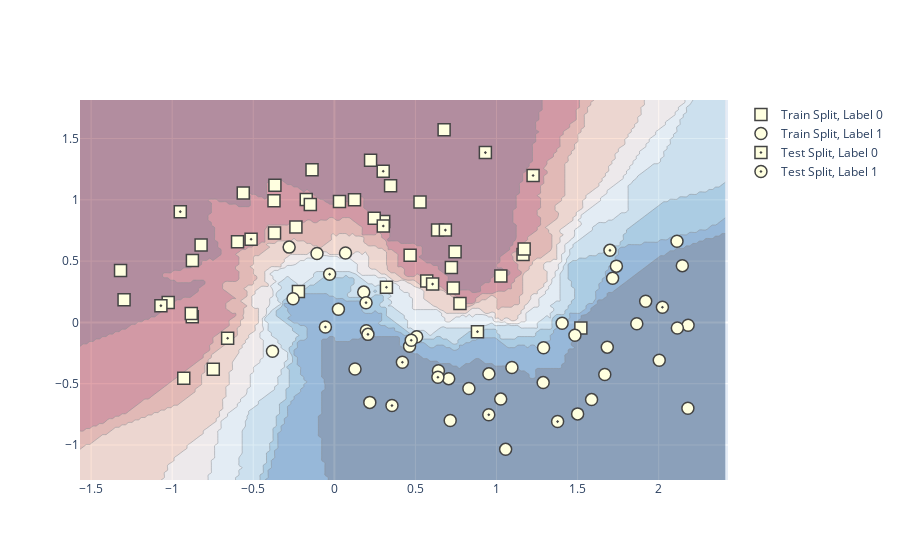

Notebook code for this chart:
### Code cell
import plotly.graph_objects as go
import numpy as np
from sklearn.datasets import make_moons
from sklearn.model_selection import train_test_split
from sklearn.neighbors import KNeighborsClassifier

mesh_size = .02
margin = 0.25

# Load and split data
X, y = make_moons(noise=0.3, random_state=0)
X_train, X_test, y_train, y_test = train_test_split(
    X, y.astype(str), test_size=0.25, random_state=0)

# Create a mesh grid on which we will run our model
x_min, x_max = X[:, 0].min() - margin, X[:, 0].max() + margin
y_min, y_max = X[:, 1].min() - margin, X[:, 1].max() + margin
xrange = np.arange(x_min, x_max, mesh_size)
yrange = np.arange(y_min, y_max, mesh_size)
xx, yy = np.meshgrid(xrange, yrange)

# Create classifier, run predictions on grid
clf = KNeighborsClassifier(15, weights='uniform')
clf.fit(X, y)
Z = clf.predict_proba(np.c_[xx.ravel(), yy.ravel()])[:, 1]
Z = Z.reshape(xx.shape)

trace_specs = [
    [X_train, y_train, '0', 'Train', 'square'],
    [X_train, y_train, '1', 'Train', 'circle'],
    [X_test, y_test, '0', 'Test', 'square-dot'],
    [X_test, y_test, '1', 'Test', 'circle-dot']
]

fig = go.Figure(data=[
    go.Scatter(
        x=X[y==label, 0], y=X[y==label, 1],
        name=f'{split} Split, Label {label}',
        mode='markers', marker_symbol=marker
    )
    for X, y, label, split, marker in trace_specs
])
fig.update_traces(
    marker_size=12, marker_line_width=1.5,
    marker_color="lightyellow"
)

fig.add_trace(
    go.Contour(
        x=xrange,
        y=yrange,
        z=Z,
        showscale=False,
        colorscale='RdBu',
        opacity=0.4,
        name='Score',
        hoverinfo='skip'
    )
)
fig.show()

### Figure 1 — Plotly figure (JSON) as saved in the notebook; plotly's stock layout.template omitted (floating-point values rounded to 4 significant figures; data arrays with more than 128 entries replaced by an {"elided": "..."} marker saying what was removed)
{"data": [{"marker": {"color": "lightyellow", "line": {"width": 1.5}, "size": 12, "symbol": "square"}, "mode": "markers", "name": "Train Split, Label 0", "type": "scatter", "x": [-1.025, 0.5697, -1.297, 0.3467, 0.6365, -0.1377, 0.7444, -0.2371, 0.5282, -0.3723, -0.8762, -0.3665, 0.3043, 1.52, -0.8217, 0.03159, -0.1733, 0.7216, -0.1481, -0.2217, -0.9286, 0.4673, 1.163, 0.7746, -1.319, -0.597, 1.17, -0.8823, -0.7466, -0.5618, 0.6768, 0.2233, 0.2458, 0.7335, 0.1241, -0.8754, -0.3689, 1.027], "y": [0.1619, 0.3374, 0.1841, 1.116, 0.7544, 1.245, 0.5766, 0.7788, 0.983, 0.9929, 0.04657, 1.12, 0.8237, -0.04516, 0.6314, 0.987, 1.002, 0.4472, 0.9616, 0.2516, -0.4563, 0.547, 0.5529, 0.1538, 0.4231, 0.6572, 0.5984, 0.07249, -0.383, 1.055, 1.572, 1.322, 0.8496, 0.2816, 1.001, 0.5054, 0.7289, 0.3778]}, {"marker": {"color": "lightyellow", "line": {"width": 1.5}, "size": 12, "symbol": "circle"}, "mode": "markers", "name": "Train Split, Label 1", "type": "scatter", "x": [1.29, 1.668, -0.3815, 2.181, 0.1273, 2.146, 2.115, 0.6417, 0.8295, -0.2545, 2.113, -0.107, 0.06873, 1.92, 1.405, 2.003, 0.7052, -0.2788, 1.056, 1.288, 0.02494, 1.865, 0.5076, 1.483, 0.9529, 2.18, 1.739, 0.1812, 1.026, 1.095, 1.5, 1.683, 0.4636, 1.716, 0.2186, 1.586, 0.7144], "y": [-0.2069, -0.4249, -0.2349, -0.02292, -0.3797, 0.463, -0.04624, -0.3937, -0.5393, 0.1932, 0.6621, 0.5618, 0.5665, 0.1725, -0.007057, -0.3091, -0.4589, 0.6142, -1.036, -0.491, 0.1075, -0.01108, -0.1173, -0.1052, -0.4198, -0.6998, 0.459, 0.2472, -0.6257, -0.3684, -0.7464, -0.202, -0.1952, 0.3607, -0.6525, -0.6298, -0.7999]}, {"marker": {"color": "lightyellow", "line": {"width": 1.5}, "size": 12, "symbol": "square-dot"}, "mode": "markers", "name": "Test Split, Label 0", "type": "scatter", "x": [0.6059, 0.8825, 0.3012, 0.3212, -0.5135, 0.3017, 1.225, 0.6845, -0.6581, -1.07, -0.95, 0.9313], "y": [0.3125, -0.07576, 1.233, 0.2867, 0.6787, 0.786, 1.198, 0.7529, -0.1294, 0.1367, 0.9036, 1.385]}, {"marker": {"color": "lightyellow", "line": {"width": 1.5}, "size": 12, "symbol": "circle-dot"}, "mode": "markers", "name": "Test Split, Label 1", "type": "scatter", "x": [0.1973, 0.1954, 0.3554, 1.377, 2.023, 1.699, 0.6386, 0.9522, 0.474, 0.4195, -0.02922, 0.2072, -0.05514], "y": [-0.06802, 0.1609, -0.6785, -0.8092, 0.1233, 0.5877, -0.4472, -0.7531, -0.1458, -0.3248, 0.3929, -0.09767, -0.03733]}, {"colorscale": [[0, "rgb(103,0,31)"], [0.1, "rgb(178,24,43)"], [0.2, "rgb(214,96,77)"], [0.3, "rgb(244,165,130)"], [0.4, "rgb(253,219,199)"], [0.5, "rgb(247,247,247)"], [0.6, "rgb(209,229,240)"], [0.7, "rgb(146,197,222)"], [0.8, "rgb(67,147,195)"], [0.9, "rgb(33,102,172)"], [1, "rgb(5,48,97)"]], "hoverinfo": "skip", "name": "Score", "opacity": 0.4, "showscale": false, "type": "contour", "x": {"elided": "200 float values"}, "y": {"elided": "156 float values"}, "z": {"elided": "156x200 float values"}}], "layout": {}}
